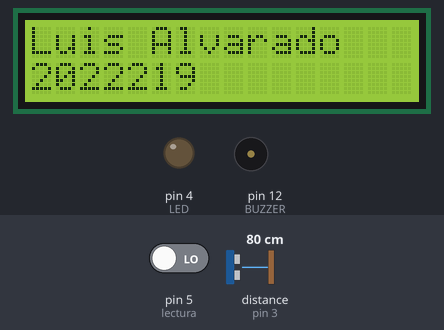
The sketch below on a simulated Arduino Uno, built with avr-gcc and run on an emulated ATmega328P. On the bench: 16×2 character LCD, output pins drawn as LEDs (lit = HIGH), buzzer (waves = sounding, pin HIGH). Wiring (inferred from the names in the program): ultrasonic range finder: trigger pin 2; echo pin 3. The inputs (shaded band) are chosen by the test bench; at power-on: pin 5 (lectura) LOW, distance to the obstacle (sensor on pin 3) 80 cm. The echo pulse lasts 58.3 µs per cm; pins used as bus, display or sensor lines are not drawn; what the sketch prints to the serial monitor is not drawn.

Above: at 1.2 s.
1.3 s: pin 5 (lectura) driven HIGH
At 2.5 s:
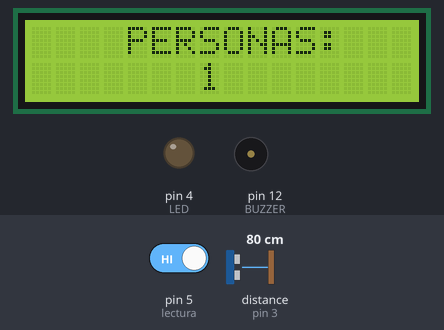
2.8 s: distance to the obstacle (sensor on pin 3) set to 4 cm
5.8 s: distance to the obstacle (sensor on pin 3) set to 8 cm
At 6.3 s:
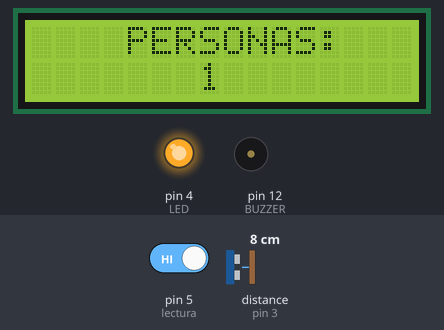
7.4 s: distance to the obstacle (sensor on pin 3) set to 2 cm
At 8.1 s:
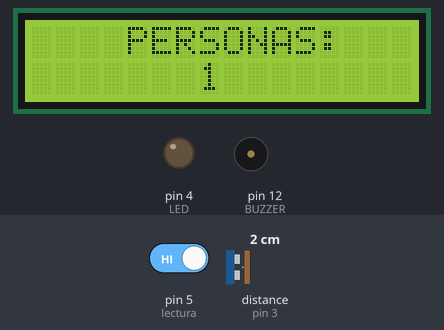
Timing chart, 0 to 10.0 s (numbered marks = the images above; inputs shaded):
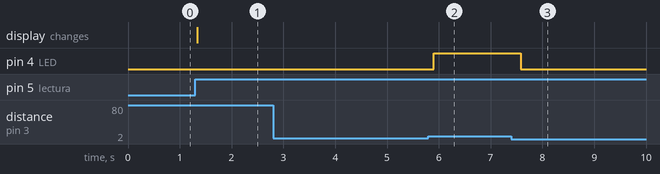

Measured:
- after the input at 1.3 s, the display: changes at once (image 1)
- after the input at 2.8 s, every drawn part: stays the same
- after the input at 5.8 s, pin 4 (LED): LOW → HIGH after 0.10 s
- after the input at 7.4 s, pin 4 (LED): HIGH → LOW after 0.18 s

The sketch:

CONTADOR_AFORO_ANIMACION1.ino
```cpp
/*
   Fundacion Kinal
   Centro educativo tecnico laboral Kinal
   Quinto perito
   Quinto electronica
   Codigo Tecnico: EB5AM / EB5AV
   Curso: Taller de electronica digital y reparacion de computadoras I
   Proyecto: contador aforo con animacion
   Dev: Luis Fernando Alvarado Ramirez
   Fecha: 5 de mayo de 2023
*/
#include <LiquidCrystal.h>
int k;
int i;
int hola;
int j;
int variable;
int l;
int c;
int p;
int s;
int u;
#define RELE A0
#define LED 4
#define lectura 5
#define RS 6
#define E 7
#define D4 8
#define D5 9
#define D6 10
#define D7 11
#define BUZZER 12
byte NORMAL[] = {
  B01110,
  B01110,
  B01110,
  B00100,
  B11111,
  B00100,
  B01010,
  B10001
};
byte HOLA[] = {
   B01110,
  B01110,
  B01110,
  B10101,
  B01110,
  B00100,
  B01010,
  B01010
};
LiquidCrystal LCD(RS, E, D4, D5, D6, D7);
void setup()
{
  Serial.begin(9600);
  pinMode(LED, OUTPUT);
  LCD.begin(16,2);
  LCD.print("Luis Alvarado");
  LCD.setCursor(0,1);
  LCD.print("2022219");
  pinMode(BUZZER, OUTPUT);
  pinMode(lectura, INPUT);
  digitalWrite(RELE,HIGH);
  LCD.createChar(0,NORMAL);
  LCD.createChar(1,HOLA);


}
void loop()
{


 k=sensordistancia();
 j=contadores();
Serial.println(u);
 for(c=1; c<=15; c++)
 {
 if(hola==c)
 {
  LCD.clear();
  LCD.setCursor(4,0);
  LCD.print("PERSONAS: ");
  LCD.setCursor(7,1);
  LCD.print(c);

 }
 }
  if(hola==16)
 {
  tone(BUZZER,987.77,700);
  delay(1000);
  LCD.clear();
  LCD.setCursor(0,0);
  LCD.print("LIMITE");
  LCD.setCursor(0,1);
  LCD.print("ALCANZADO!");
  delay(100);
  while(p<=10)
  {
  LCD.setCursor(9,1);
  LCD.print("!");
  delay(100);
  LCD.setCursor(9,1);
  LCD.print(" ");
  delay(100);
  LCD.setCursor(11,1);
  delay(0);
  LCD.write(byte(0));
  delay(200);
  LCD.setCursor(11,1);
  LCD.write(byte(1));
  delay(200);


  }}
  }
int sensordistancia()
{
  int TRIGGER = 2;
int ECHO = 3 ;
long sensor;
long Distancia;
  pinMode(TRIGGER, OUTPUT);
  pinMode(ECHO, INPUT);
  digitalWrite(TRIGGER, LOW);
  digitalWrite(TRIGGER, HIGH);
  delayMicroseconds(10);
  digitalWrite(TRIGGER, LOW);
  sensor=pulseIn(ECHO, HIGH);
  Distancia=sensor/59;
  delay(100);
  return Distancia;
  delay(200);
}

int contadores()
{if((k>=6)&&(k<=10))
  {
  for(k; k<=10; k++)
  {
    digitalWrite(LED, HIGH);
 }
 }
  else{
    digitalWrite(LED, LOW);
  }
 bool estado_boton =digitalRead(lectura);
  if((estado_boton==HIGH)&&(hola==0))
  {

    hola= i++;
 }
  if(estado_boton==LOW)
  {
    hola=0;
  }
 for(l=1; l<=16; l++)
 {
  if((estado_boton==HIGH)&&(hola==0))
  {

    hola= i++;

 }
  u=hola+2;
 }}
```
